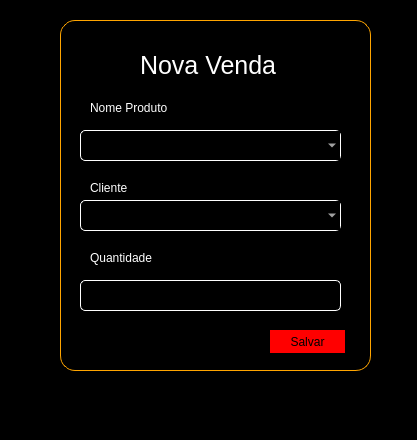
<?xml version="1.0" encoding="UTF-8"?>
<ui version="4.0">
 <class>MainWindow</class>
 <widget class="QMainWindow" name="MainWindow">
  <property name="geometry">
   <rect>
    <x>0</x>
    <y>0</y>
    <width>417</width>
    <height>440</height>
   </rect>
  </property>
  <property name="windowTitle">
   <string>MainWindow</string>
  </property>
  <property name="styleSheet">
   <string notr="true">background-color:black</string>
  </property>
  <widget class="QWidget" name="centralwidget">
   <widget class="QFrame" name="frame">
    <property name="geometry">
     <rect>
      <x>60</x>
      <y>20</y>
      <width>311</width>
      <height>351</height>
     </rect>
    </property>
    <property name="styleSheet">
     <string notr="true">border:1px solid orange;
border-radius:15px</string>
    </property>
    <property name="frameShape">
     <enum>QFrame::StyledPanel</enum>
    </property>
    <property name="frameShadow">
     <enum>QFrame::Raised</enum>
    </property>
    <widget class="QLabel" name="label">
     <property name="geometry">
      <rect>
       <x>80</x>
       <y>20</y>
       <width>161</width>
       <height>51</height>
      </rect>
     </property>
     <property name="styleSheet">
      <string notr="true">color:white;font-size:25px;border:none</string>
     </property>
     <property name="text">
      <string>Nova Venda</string>
     </property>
    </widget>
    <widget class="QComboBox" name="comboBox">
     <property name="geometry">
      <rect>
       <x>20</x>
       <y>110</y>
       <width>261</width>
       <height>31</height>
      </rect>
     </property>
     <property name="styleSheet">
      <string notr="true">color:white;border:1px solid white;
border-radius:5px</string>
     </property>
    </widget>
    <widget class="QComboBox" name="comboBox_2">
     <property name="geometry">
      <rect>
       <x>20</x>
       <y>180</y>
       <width>261</width>
       <height>31</height>
      </rect>
     </property>
     <property name="styleSheet">
      <string notr="true">color:white;border:1px solid white;
border-radius:5px</string>
     </property>
    </widget>
    <widget class="QPushButton" name="pushButton">
     <property name="geometry">
      <rect>
       <x>210</x>
       <y>310</y>
       <width>75</width>
       <height>23</height>
      </rect>
     </property>
     <property name="styleSheet">
      <string notr="true">background-color:red;border:none;</string>
     </property>
     <property name="text">
      <string>Salvar</string>
     </property>
    </widget>
    <widget class="QLabel" name="label_2">
     <property name="geometry">
      <rect>
       <x>30</x>
       <y>80</y>
       <width>81</width>
       <height>16</height>
      </rect>
     </property>
     <property name="styleSheet">
      <string notr="true">border:none;color:white</string>
     </property>
     <property name="text">
      <string>Nome Produto</string>
     </property>
    </widget>
    <widget class="QLabel" name="label_3">
     <property name="geometry">
      <rect>
       <x>30</x>
       <y>160</y>
       <width>81</width>
       <height>16</height>
      </rect>
     </property>
     <property name="styleSheet">
      <string notr="true">border:none;color:white</string>
     </property>
     <property name="text">
      <string>Cliente</string>
     </property>
    </widget>
    <widget class="QLabel" name="label_4">
     <property name="geometry">
      <rect>
       <x>30</x>
       <y>230</y>
       <width>81</width>
       <height>16</height>
      </rect>
     </property>
     <property name="styleSheet">
      <string notr="true">border:none;color:white</string>
     </property>
     <property name="text">
      <string>Quantidade</string>
     </property>
    </widget>
    <widget class="QLineEdit" name="lineEdit">
     <property name="geometry">
      <rect>
       <x>20</x>
       <y>260</y>
       <width>261</width>
       <height>31</height>
      </rect>
     </property>
     <property name="styleSheet">
      <string notr="true">color:white;border:1px solid white;
border-radius:5px</string>
     </property>
    </widget>
   </widget>
  </widget>
  <widget class="QMenuBar" name="menubar">
   <property name="geometry">
    <rect>
     <x>0</x>
     <y>0</y>
     <width>417</width>
     <height>21</height>
    </rect>
   </property>
  </widget>
  <widget class="QStatusBar" name="statusbar"/>
 </widget>
 <resources/>
 <connections/>
</ui>
